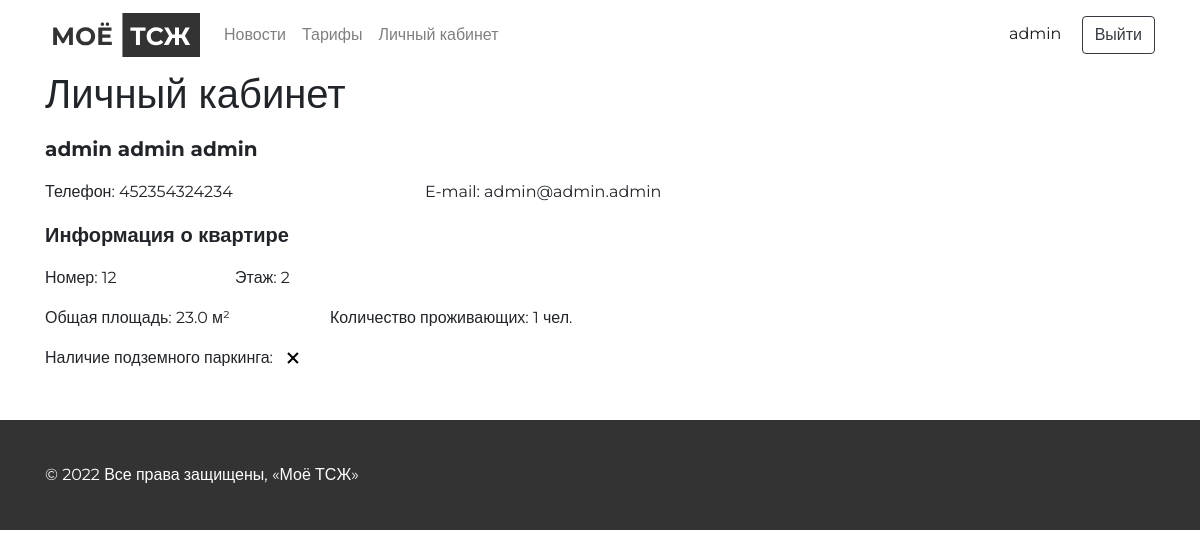
Screenshot of /user/account/ (signed in) with the database file from the repository.
### users/models.py (models this page shows, shortened)
class User(AbstractBaseUser, PermissionsMixin):
    username_validator = UnicodeUsernameValidator()
    username = models.CharField(
        _("username"),
        max_length=150,
        unique=True,
        help_text=_(
            "Required. 150 characters or fewer. Letters, "
            "digits and @/./+/-/_ only."
        ),
        validators=[username_validator],
        error_messages={
            "unique": _("A user with that username already exists."),
        },
    )
    first_name = models.CharField(_("Имя"), max_length=30)
    last_name = models.CharField(_("Фамилия"), max_length=150)
    patronymic = models.CharField(_("Отчество"), max_length=150)
    email = models.EmailField(_("Электронная почта"))
    phone = models.CharField(_("Номер телефона"), max_length=25)
    flat = models.ForeignKey(Flat, on_delete=models.CASCADE, verbose_name=_("Квартира"), null=True)
    is_staff = models.BooleanField(
        _("Администратор"),
        default=False,
        help_text=_(
            "Designates whether the user can log into this admin site."
        ),
    )
    is_active = models.BooleanField(
        _("Активный"),
        default=True,
        help_text=_(
            "Designates whether this user should be treated as active. "
            "Unselect this instead of deleting accounts."
        ),
    )
    date_joined = models.DateTimeField(_("Дата создания учетной записи"), default=timezone.now)
    objects = UserManager()
    EMAIL_FIELD = "email"
    USERNAME_FIELD = "username"
    REQUIRED_FIELDS = ["email"]
    class Meta:
        verbose_name = _("Пользователь")
        verbose_name_plural = _("Пользователи")

class Flat(models.Model):
    number = models.CharField(_("Номер квартиры"), max_length=10)
    floor = models.IntegerField(_("Этаж"))
    total_area = models.FloatField(_("Общая площадь"))
    number_of_residents = models.IntegerField(_("Количество проживающих"))
    availability_of_underground_parking = models.BooleanField(_("Наличие подземного паркинга"))
    class Meta:
        verbose_name = "Квартира"
        verbose_name_plural = "Квартиры"

### users/views.py (the view)
# urls.py: path('account/', AccountVeiw.as_view(), name='account'),
class AccountVeiw(TemplateView):
    template_name = "pages/account.html"
    def dispatch(self, request, *args, **kwargs):
        if not request.user.is_authenticated:
            return redirect('/')
        return super(AccountVeiw, self).dispatch(request, *args, **kwargs)
    def get_context_data(self, **kwargs):
        context = super().get_context_data(**kwargs)
        current_user = self.request.user
        context['user'] = User.objects.get(id=current_user.id)
        return context

### templates/pages/account.html (shortened to what this page needs)
{% extends 'base.html' %}
{% load static %}
{% block header %}
  {% include 'include/header.html' %}
{% endblock header %}
{% block content %}
  <section class="account">
    <div class="container">
      <div class="row">
        <div class="col-12">
          <h1>Личный кабинет</h1>
        </div>
        <div class="col-12">
          <p style="font-size: 20px" class="my-3 font-weight-bold">{{user.last_name}} {{user.first_name}} {{user.patronymic}}</p>
        </div>
        <div class="col-4">
          <p>Телефон: {{user.phone}}</p>
        </div>
        <div class="col-4">
          <p>E-mail: {{user.email}}</p>
        </div>
      </div>
      <div class="row">
        <div class="col-12">
          <p style="font-size: 20px" class="my-3 font-weight-bold">Информация о квартире</p>
        </div>
        <div class="col-2">
          <p>Номер: {{user.flat.number}}</p>
        </div>
        <div class="col-2">
          <p>Этаж: {{user.flat.floor}}</p>
        </div>
      </div>
      <div class="row mt-3">
        <div class="col-3">
          <p>Общая площадь: {{user.flat.total_area}} м²</p>
        </div>
        <div class="col-4">
          <p>Количество проживающих: {{user.flat.number_of_residents}} чел.</p>
        </div>
        <div class="col-12 mt-3 d-flex">
          <p class="mr-2">Наличие подземного паркинга:</p>
          {% if user.flat.availability_of_underground_parking %}
            <img src="{% static 'images/check.svg' %}" alt="check">
          {% else %}
            <img src="{% static 'images/uncheck.svg' %}" alt="uncheck">
          {% endif %}
        </div>
      </div>
    </div>
  </section>
{% endblock content %}
{% block footer %}
  {% include 'include/footer.html' %}
{% endblock footer %}

### templates/include/header.html (shortened to what this page needs)
{% load static %}
<nav class="navbar navbar-expand-lg navbar-light bg-white fixed-top">
  <div class="container">
    <a href="{% url 'home' %}">
      <img class="header-logo" src="{% static 'images/logo.svg' %}" alt="logo">
    </a>
    <div class="collapse navbar-collapse" id="navbarText">
      <ul class="navbar-nav mr-auto ml-3">
        <li class="nav-item">
          <a class="nav-link" href="{% url 'reference:news-list'  %}">Новости</a>
        </li>
        <li class="nav-item">
          <a class="nav-link" href="{% url 'reference:tariff'  %}">Тарифы</a>
        </li>
        {% if user.is_authenticated %}
          <li class="nav-item">
            <a class="nav-link" href="{% url 'users:account' %}">Личный кабинет</a>
          </li>
        {% endif %}
      </ul>
      <span class="navbar-text">
        {% if user.is_authenticated %}
          <a href="{% url 'users:account'  %}" class="mr-3">
            {{request.user.username}}
          </a>
          <button onclick="location.href='{% url 'logout' %}'" type="button" class="btn btn-outline-dark">Выйти</button>
        {% else %}
          <button onclick="location.href='{% url 'login' %}'" type="button" class="btn btn-outline-dark">Войти</button>
        {% endif %}
      </span>
    </div>
  </div>
</nav>

### static/css/main.css (style rules this page uses)
body { font-family: 'Montserrat', sans-serif; font-weight: 400; font-size: 16px; }
.account, .index, .registration, .news-detail, .news-list, .meter-readings, .tariff { padding-top: 70px; }
*, *::before, *::after { box-sizing: border-box; }
ul[class], ol[class] { padding: 0; }
body, h1, h2, h3, h4, p, ul[class], ol[class], li, figure, figcaption, blockquote, dl, dd { margin: 0; }
body { min-height: 100vh; scroll-behavior: smooth; text-rendering: optimizeSpeed; line-height: 1.5; }
ul[class], ol[class] { list-style: none; }
a:not([class]) { text-decoration-skip-ink: auto; }
img { max-width: 100%; display: block; }
input, button, textarea, select { font: inherit; }

### rows the page displays
User: user.username "admin", last_name "admin", first_name "admin", patronymic "admin", phone "452354324234", email "admin@admin.admin", flat.number "12", flat.floor "2", flat.total_area "23.0", flat.number_of_residents "1"
